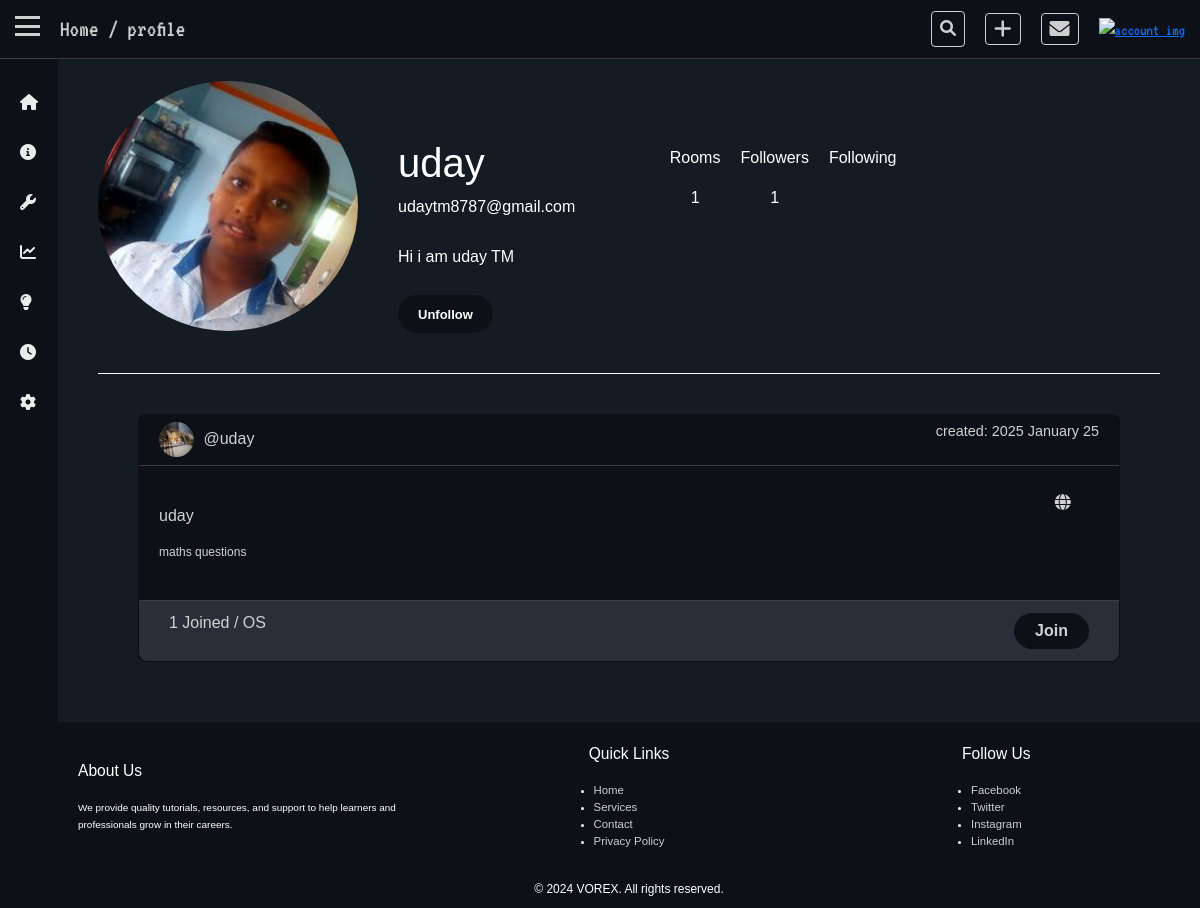
The page /profile/uday/ (signed in) on the database as committed earlier.
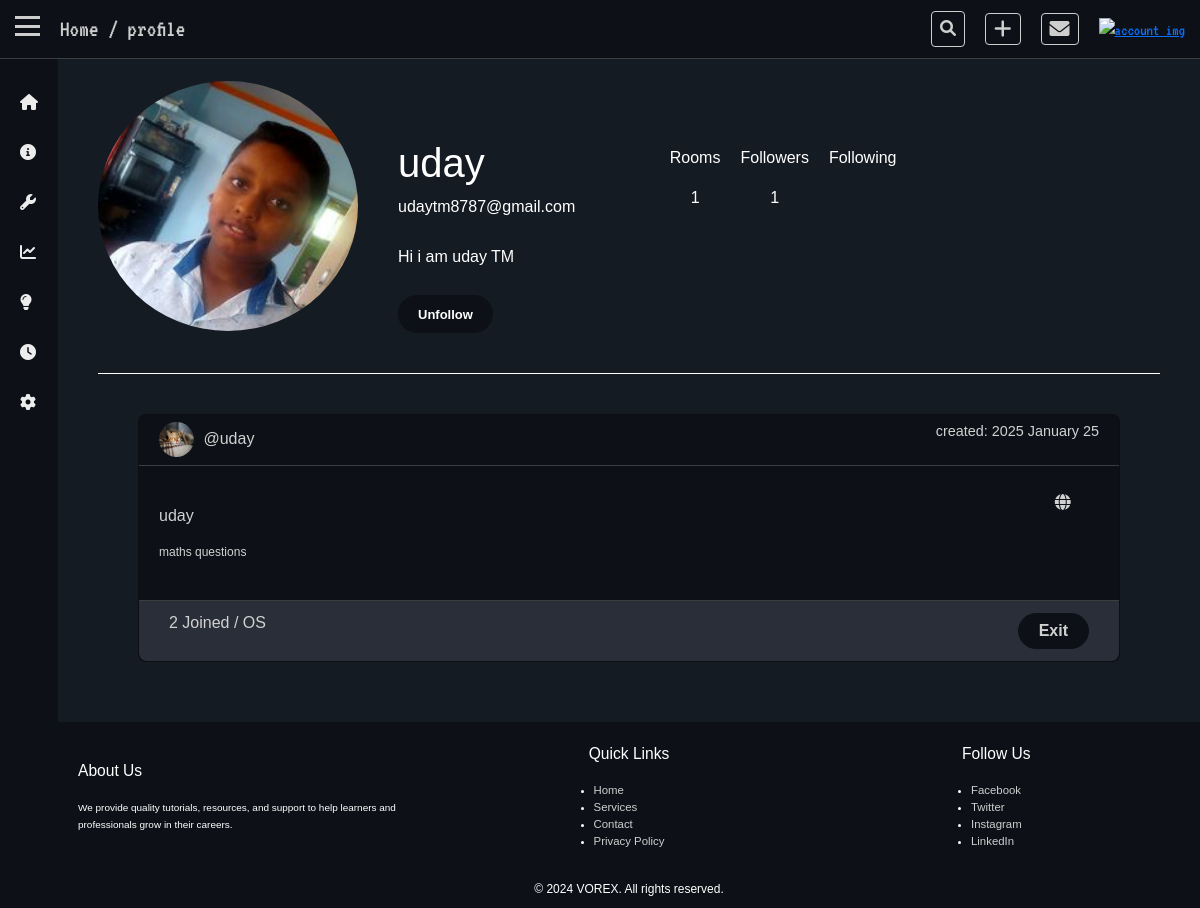
The same page on the database as committed later.
### base/models.py (models this page shows, shortened)
class Room(models.Model):
    created_by = models.ForeignKey(User, on_delete=models.CASCADE,related_name="rooms",null=True)
    name = models.CharField(max_length=50)
    tags = models.ManyToManyField(Tag, related_name="rooms")
    description = models.TextField(blank=True, null=True)
    created_at = models.DateTimeField(auto_now_add=True)
    updated_at = models.DateTimeField(auto_now=True)
    is_private = models.BooleanField(default=False)
    members_count = models.ManyToManyField(User, related_name="member_count")
    def member_count(self):
        return self.members_count.count()

### base/views.py (the view)
# urls.py: path('profile/<str:user_tag>/',views.profile, name='Profile'),
@login_required(login_url='User_login')
def profile(request, user_tag):
    user = User.objects.get(username=user_tag)
    if request.user.is_authenticated:
        if request.user.is_superuser:
            room = Room.objects.filter(created_by=user)
        elif request.user == user:
            room = Room.objects.filter(created_by=user)
        else:
            room = Room.objects.filter(is_private=False,created_by=user)
    if not UserProfile.objects.filter(user=user).exists():
        UserProfile.objects.create(user=user)
        profile = UserProfile.objects.get(user=user)
    else:
        profile = UserProfile.objects.get(user=user)
    if request.user.is_authenticated:
        is_follower = user.profile in request.user.profile.followers.all()
    send_follow_request = Followrequest.objects.filter(from_user=request.user).values_list('to_user__id', flat=True)
    context = {'user': user, 'room': room, 'profile': profile,'is_follower':is_follower,'send_follow_request':send_follow_request}
    return render(request, 'base/profile.html', context)

### base/templates/base/profile.html (shortened to what the changed rows need)
{% extends 'base.html' %} {% load static %}  {% block link %}
<link rel="stylesheet" href="{% static 'css/profile.css' %}" />
{% endblock %} {% block content %}
<div class="profile-container">
  <div class="profile-container-top">
    <div class="profile-container-top-mid">
      <div class="username">
        <h1>{{ profile.user.username }}</h1>
      </div>
    </div>
  </div>
  <div class="profile-container-mid">
    <div class="row g-5">
      {% for room in room %}
      <div class="col-md-6 col-lg-12 col-md-12">
        <div class="card">
          <div class="card-top">
            <div class="card-top-left">
              <img src="{% static 'assets/2019_07_29_77135_1564383613._large.jpg' %}" alt="" />
              <a href="{% url 'Profile' room.created_by.username %}">@{{room.created_by.username}}</a>
            </div>
            <p>created: {{room.created_at|date:"Y F j"}}</p>
          </div>
          <div class="card-mid">
            <div class="card-mid-left">
              <a href="{% url 'Rooms' room.name %}">{{room.name}}</a>
              <small>{{room.description}}</small>
            </div>
            <div class="card-mid-right">
               {% if room.is_private %}
              <div class="card-mid-right-gobal">
                <i class="fa-solid fa-lock"></i>
              </div>
              {% else %}
              <div class="card-mid-right-gobal">
                <i class="fa-solid fa-globe"></i>
              </div>
              {% endif %}
            </div>
          </div>
          <div class="card-bottom">
            <p>
              {% if room.created_by == request.user %}
              <a href="{% url 'Room-members' room.name %}">{{room.member_count}} Joined</a>
              {% else %} {{room.member_count}} Joined{% endif %} / {% for tag in room.tags.all %}
              <a href="{% url 'Tag' tag.name %}">{{ tag.name }}</a>
              {% endfor %}
            </p>
            <div class="card-bottom-right">
              {% if request.user.is_authenticated and not room.created_by == request.user %}
              <div>
                {% if request.user not in room.members_count.all %}
                <button>
                  <b><a href="{% url 'Join-room' room.name %}">Join</a></b>
                </button>
                {% else %}
                <button>
                  <b><a href="{% url 'Exit-room' room.name %}">Exit</a></b>
                </button>
                {% endif %}
              </div>
              {% endif %}
            </div>
          </div>
        </div>
      </div>
      {% endfor %}
    </div>
  </div>
</div>
{% endblock %}

Rows that differ between the two databases and show on the page:
changed Room "uday": member_count "1" → "2"; text "Join" → "Exit"
